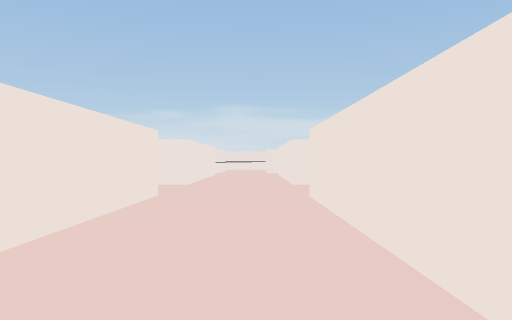
view 1 (above)

20 first-person views from a walk through a scene from a Unity 3-D project. The camera is 0.5 m above the floor, looks level and sees 70° across. The floor is counted in squares, 1 m on a side. Each view is taken from the middle of a square. On the plan, view 1 faces up. The plan holds only what a view shows up to about 9 squares ahead; the rest is blank. The place goes on beyond the plan.

view 2
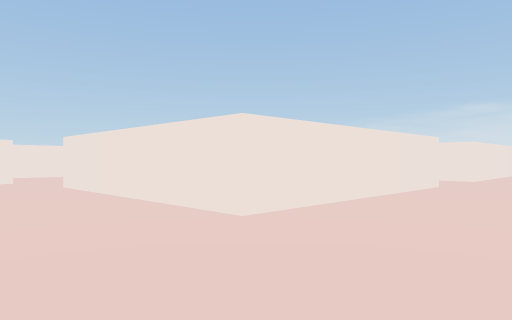

view 3
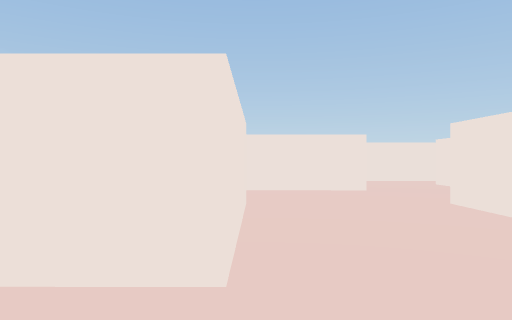

view 4
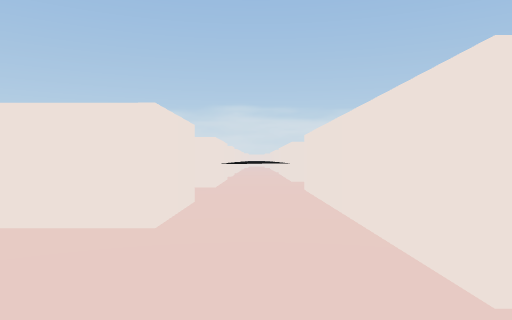

view 5
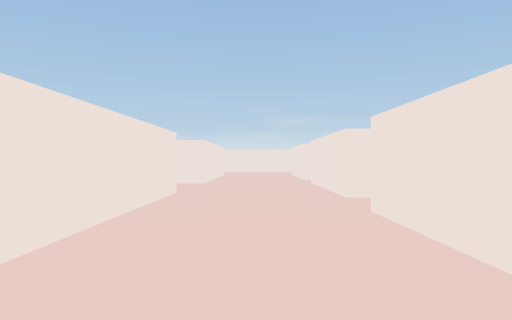

view 6
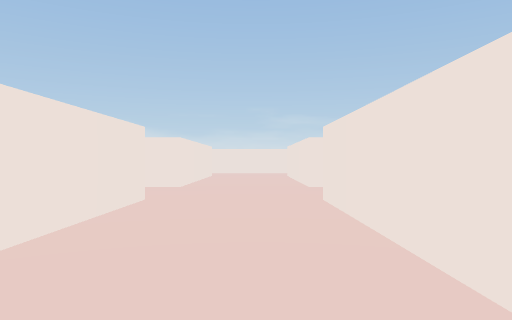

view 7
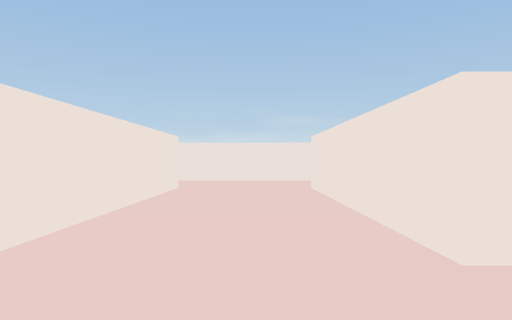

view 8
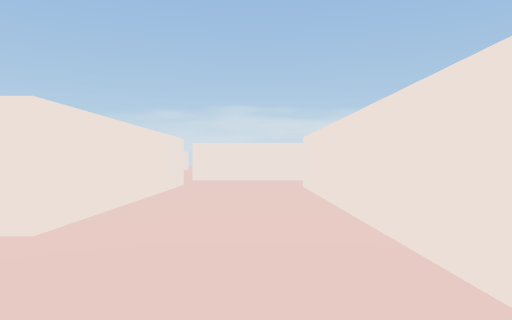

view 9
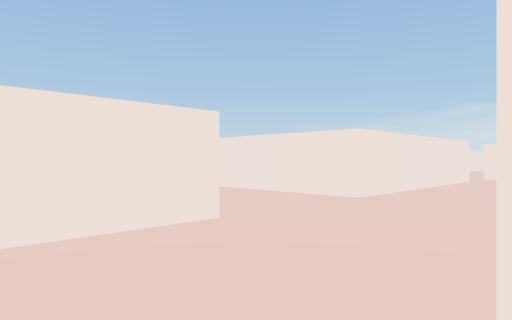

view 10
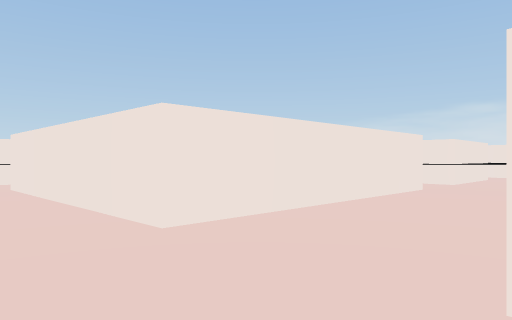

view 11
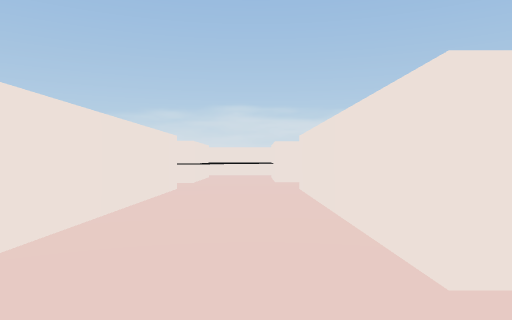

view 12
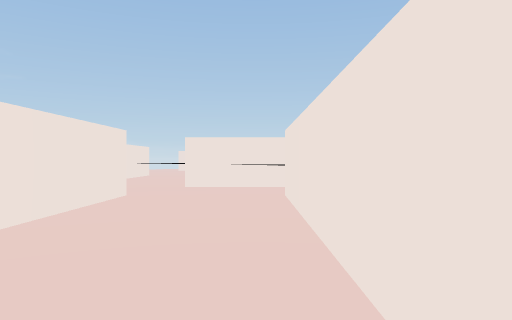

view 13
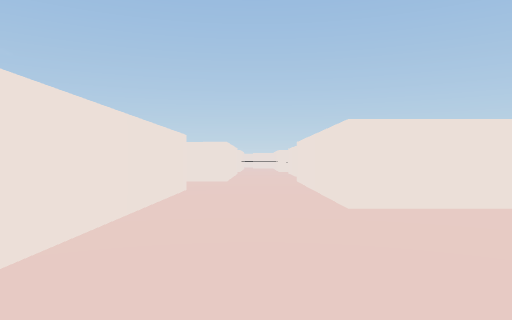

view 14
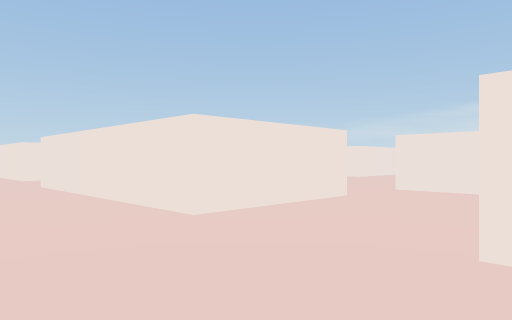

view 15
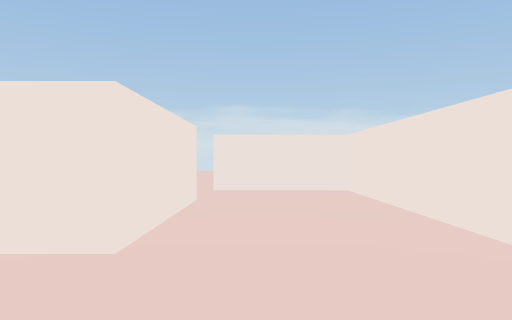

view 16
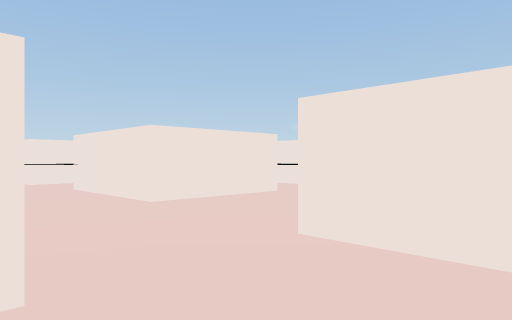

view 17
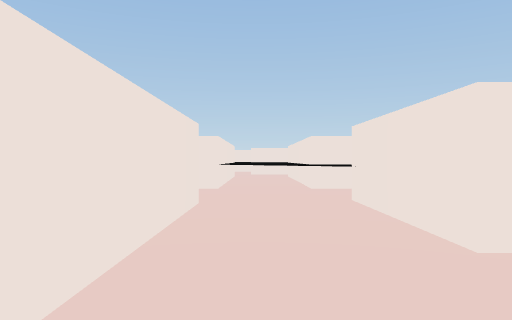

view 18
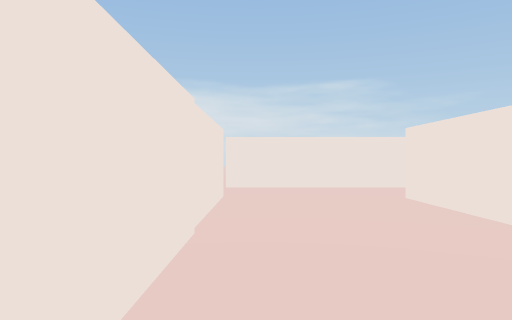

view 19
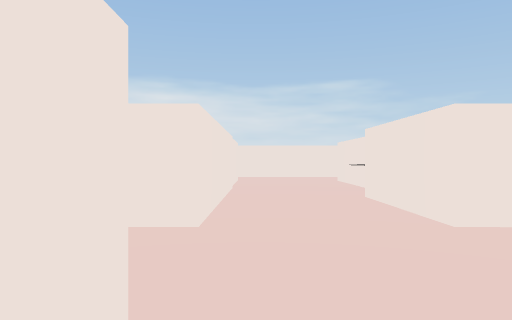

view 20
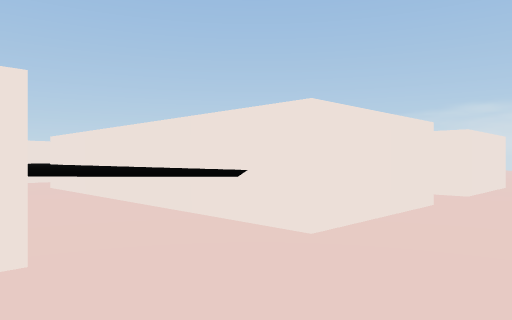

### Floor plan
Key: @ floor where view 1 was taken; # wall or solid block; . floor; ^ raised ledge; B block.
Columns run from 10 left of view 1 to 14 right of it. Each row starts with its distance up from view 1.
 23              #..
 22              #..#
 21              ....  ..
 20              #..#  ..
 19       #      #..#  ..
 18       #^^#####..#  ..###
 17              ^..#   ...#
 16          ^   #..#   #..#
 15          ^^###..#   #..#
 14       ###^^.....#####..#
 13       ^ ^^...............
 12       ###..#####........
 11         #..#   #..#####
 10         #..#   #..#
  9         #..#   #..#
  8   #^#####..#####..#
  7   #^..............#
  6   #...............#
  5 ^^..#####..#####..#
  4 ^...#   #..#   #..#
  3  BB.#   #..#   #...
  2 .BB.#   #..#
  1 ....#####..#
  0 ..........@##
 -1   #..........
 -2   #.###......
 -3       #.####

Positions as (right, up) in squares from view 1, and headings:
1: (0, 0), facing up
2: (1, -2), facing up-left
3: (-2, -2), facing left
4: (-7, -1), facing up
5: (-7, -1), facing right
6: (-6, 6), facing right
7: (-1, 6), facing right
8: (7, 5), facing up
9: (8, 3), facing up-left
10: (1, 6), facing up-left
11: (0, 6), facing up
12: (-1, 7), facing left
13: (14, 13), facing left
14: (13, 12), facing up-left
15: (11, 12), facing up
16: (7, 12), facing up-left
17: (5, 13), facing left
18: (5, 19), facing down
19: (5, 23), facing down
20: (5, 16), facing up-left
